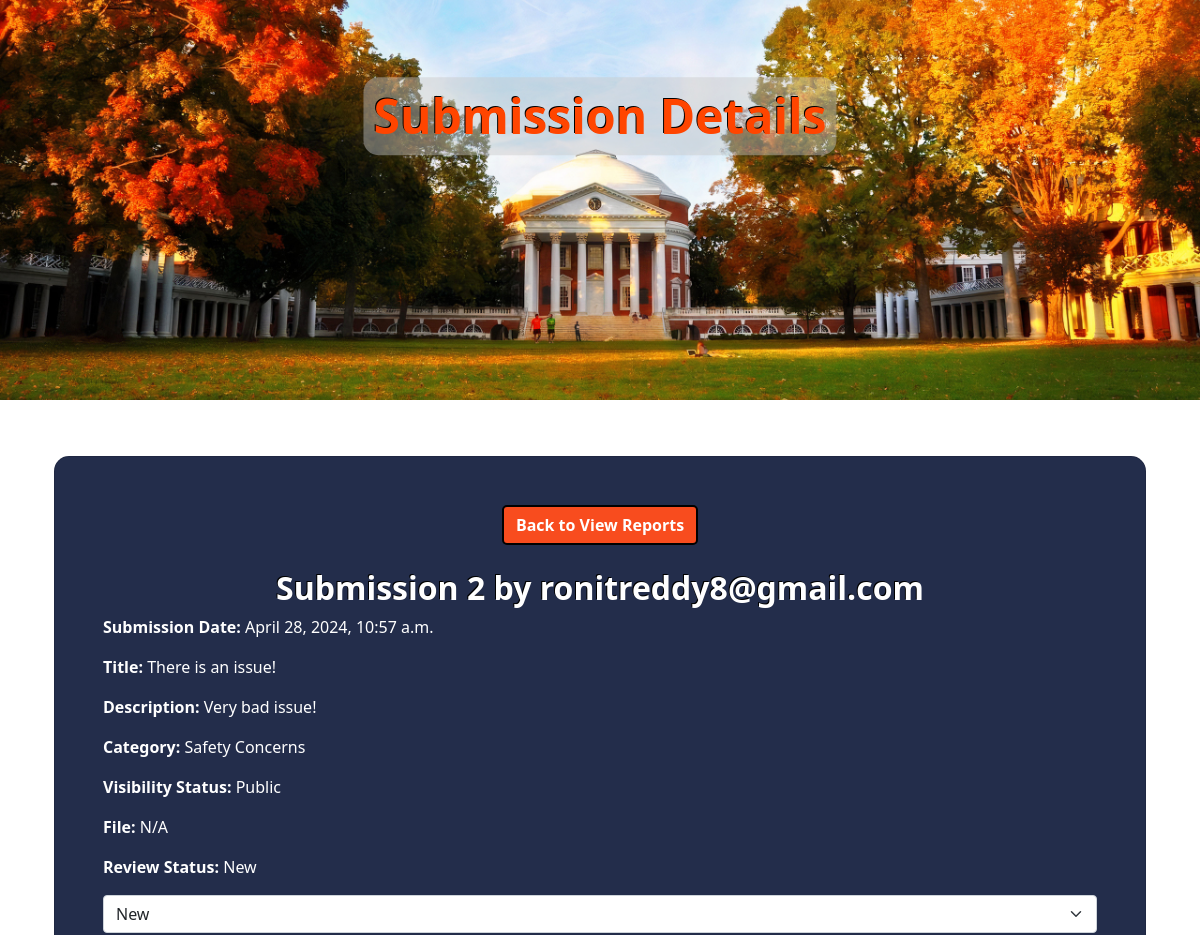
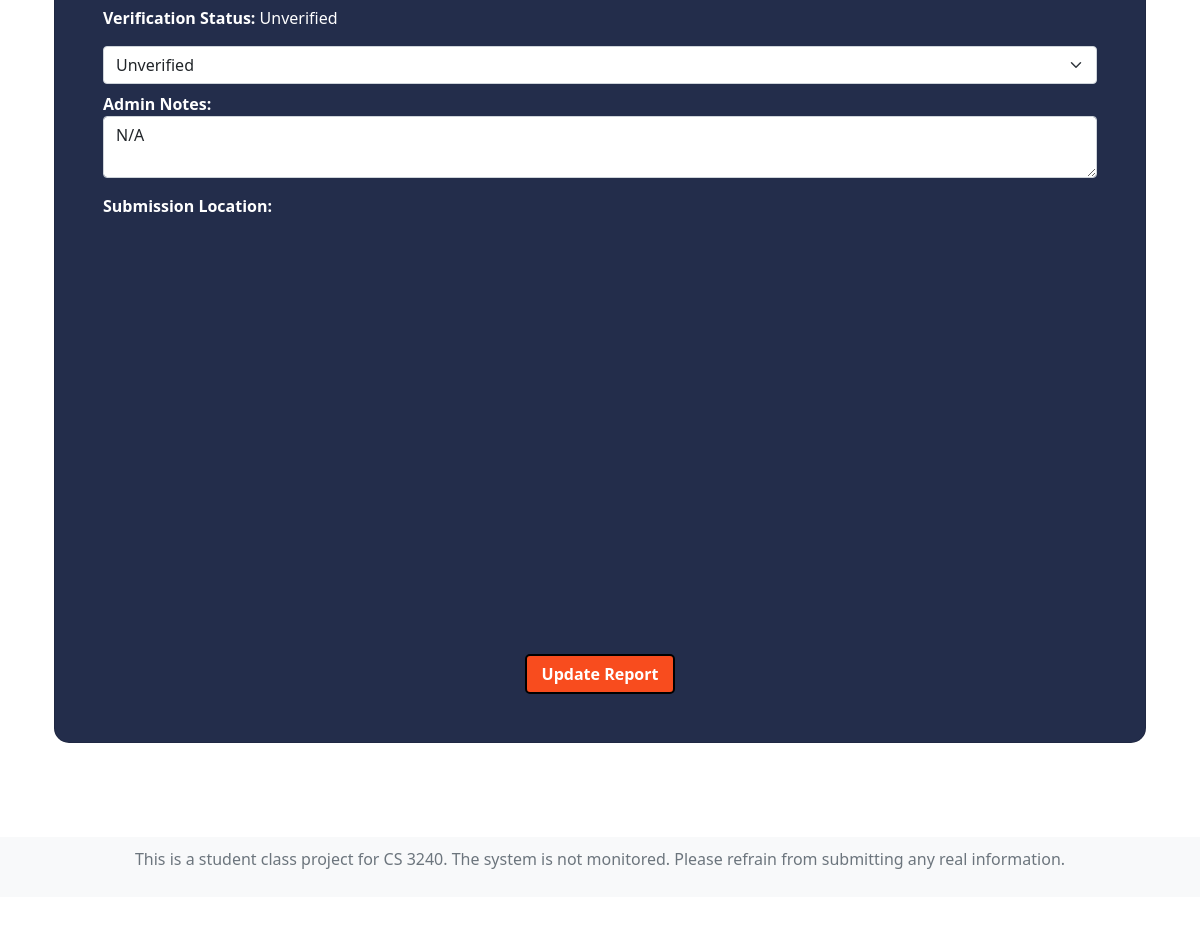
Screenshot of /nbhood_watch/submission-info/2/ (signed in) with the database file from the repository (2 pictures, top to bottom).
### nbhood_watch/models.py (models this page shows, shortened)
class Submission(models.Model):
    submission_user = models.ForeignKey(verbose_name='Submission User', to='User',
                                        on_delete=models.CASCADE, null=True, blank=True)
    submission_date = models.DateTimeField("Report Date:", auto_now_add=True)
    submission_title = models.TextField(max_length=300, null=True, blank=True, help_text="*required")
    submission_description = models.TextField(max_length=1000, null=True, blank=True, help_text="*required")
    latitude = models.FloatField(null=True, blank=True)
    longitude = models.FloatField(null=True, blank=True)
    submission_file = models.FileField(upload_to=submission_file_path, null=True, blank=True)
    STATUS_CHOICES = [
        ('New', 'New'),
        ('In Progress', 'In Progress'),
        ('Reviewed', 'Reviewed'),
    ]
    submission_status = models.CharField(max_length=20, choices=STATUS_CHOICES, default='New')
    submission_response = models.TextField(null=True, blank=True)
    CATEGORY_CHOICES = [
        ('Safety Concerns', 'Safety Concerns'),
        ('Environmental Issues', 'Environmental Issues'),
        ('Public Disturbances', 'Public Disturbances'),
        ('Illegal Activities', 'Illegal Activities'),
        ('Maintenance Issues', 'Maintenance Issues'),
        ('Lost/Found Items', 'Lost/Found Items'),
        ('Other', 'Other'),
    ]
    submission_category = models.CharField(max_length=20, choices=CATEGORY_CHOICES, default='Safety Concerns')
    VISIBILITY_CHOICES = [
        ('Public', 'Public'),
        ('Only to Admin', 'Only to Admin'),
    ]
    submission_visibility = models.CharField(max_length=20, choices=VISIBILITY_CHOICES, default='Public')
    VERIFICATION_CHOICES = [
        ('Verified', 'Verified'),
        ('Unverified', 'Unverified'),
        ('False Information', 'False Information'),
    ]
    submission_verification = models.CharField(max_length=20, choices=VERIFICATION_CHOICES, default='Unverified')
    submission_admin_notes = models.TextField(null=True, blank=True, default='N/A')

class User(models.Model):
    first_name = models.CharField(max_length=100, null=True, blank=True, default='Anon')
    last_name = models.CharField(max_length=100, null=True, blank=True, default='Anon')
    email = models.EmailField(null=False, blank=False, default="<ANON@gmail.com>")
    last_login = models.DateTimeField(null=True, blank=True)

### nbhood_watch/views/report_views.py (the view)
# urls.py: path('submission-info/<int:submission_id>/', submission_info, name='submission_info'),
@login_required
def submission_info(request, submission_id):
    submission = get_object_or_404(Submission, pk=submission_id)
    is_admin = login_views.isSiteAdmin(request.user)
    return render(request, 'nbhood_watch/submission_info.html',
                  {'submission': submission, 'is_admin': is_admin, 'google_maps_api_key': settings.GOOGLE_MAPS_API_KEY})

### nbhood_watch/views/login_views.py (called while the page is built)
def isSiteAdmin(user):
    django_admin = user.is_superuser and user.is_staff
    if user.has_perm('nbhood_watch.view_submission') and not django_admin:
        return True

### nbhood_watch/templates/nbhood_watch/submission_info.html (shortened to what this page needs)
{% extends 'nbhood_watch/base.html' %}
{% load static %}
{% block image %}
<div class="main-image">
    <img src="{% static 'nbhood_watch/images/lawnfall_enhanced.jpg' %}" alt="Main Image">
    <div class="overlay" style="position: absolute; top: 30%; left: 50%; transform: translate(-50%, -50%); text-align: center; text-shadow: 1px 1px 0 #fff;">
        <h3 class="text-center header-title" style="font-size: 48px; color: orangered; background-color: rgba(200, 200, 200, 0.45); padding: 10px; border-radius: 15px;">Submission Details</h3>
    </div>
</div>
{% endblock image %}
{% block content %}
<div class="d-flex justify-content-center gap-2">
      <a href="{% url 'nbhood_watch:view_reports' %}" class="btn small-orange-btn wide-btn">Back to View Reports</a>
</div>
<div class="overlay" style="color: white">
    <br>
    <h4 class="text-center header-title" style="color: white;">Submission {{ submission.id }} by {{ submission.submission_user.email|default:"N/A" }}</h4>
    <p><strong>Submission Date:</strong> {{ submission.submission_date }}</p>
    <p><strong>Title:</strong> {{ submission.submission_title }}</p>
    <p><strong>Description:</strong> {{ submission.submission_description }}</p>
    <p><strong>Category:</strong> {{ submission.submission_category}}</p>
    <p><strong>Visibility Status:</strong> {{ submission.submission_visibility}}</p>
    {% if submission.files.all %}
        <p><strong>File:</strong></p>
        <ul>
            {% for file in submission.files.all %}
                <li><a href="{{ file.file.url }}" title="{{ file.file.name }}">{{ file.file.name }}</a></li>
            {% endfor %}
        </ul>
    {% else %}
        <p><strong>File:</strong> N/A</p>
    {% endif %}
    <td style="word-wrap: break-word;">
        <form action="{% url 'nbhood_watch:update_submission_status_on_view_details' %}" method="post">
            <p><strong>Review Status:</strong> {{ submission.get_submission_status_display }}</p>
            <select name="status" class="form-select mb-2">
                <option value="New" {% if submission.submission_status == 'New' %}selected{% endif %}>New</option>
            </select>
            <p><strong>Verification Status:</strong> {{ submission.submission_verification }}</p>
            <select name="verification" class="form-select mb-2">
                <option value="Unverified" {% if submission.submission_verification == 'Unverified' %}selected{% endif %}>Unverified</option>
            </select>
            <p><strong>Admin Notes:</strong>
            <textarea name="admin_notes" class="form-control mb-2" placeholder="Enter Admin Notes">{{ submission.submission_admin_notes }}</textarea>
            {% if submission.latitude and submission.longitude %}
                <p><strong>Submission Location:</strong></p>
                <div id="map" style="width: 100%; height: 400px;"></div>
            {% else %}
                <p><strong>Submission Location:</strong> N/A</p>
            {% endif %}
            <div class="d-flex justify-content-center submit-button-container">
                <input class="btn small-orange-btn" type="submit" value="Update Report">
            </div>
        </form>
    </td>
</div>
{% endblock content %}

### nbhood_watch/templates/nbhood_watch/base.html (shortened to what this page needs)
<!DOCTYPE html>
{% load static %}
{% load bootstrap5 %}
{% bootstrap_css %}
<html lang="en">
  <head>
    <link href="https://cdn.jsdelivr.net/npm/bootstrap@5.1.3/dist/css/bootstrap.min.css" rel="stylesheet">
    <link rel="stylesheet" href="{% static 'nbhood_watch/index.css' %}" />
    <link rel="stylesheet" href="{% static 'nbhood_watch/info.css' %}" />
  </head>
  {% block image %}
  {% endblock %}
  <body>
    <div class="container">
      <div class="row">
        <div class="col">
          <h1 class="text-white text-center">{% block title %}{% endblock %}</h1>
          <div class="card p-5">
            {% block content %}
            {% endblock %}
          </div>
        </div>
      </div>
    </div>
  </body>
  <footer class="footer mt-4 mb-4">
        <div class="container text-center">
          <span class="text-muted"> This is a student class project for CS 3240. The system is not monitored. Please refrain from submitting any real information. </span>
        </div>
  </footer>
</html>

### nbhood_watch/static/nbhood_watch/index.css (style rules this page uses)
body { display: flex; flex-direction: column; min-height: 100vh; }
.header-title { color: #232D4B; font-size: 32px; font-weight: bold; text-shadow: -1px -1px 0 #000; }
.container { overflow-y: auto; padding-bottom: 70px; flex-grow: 1; }
.card { width: 100%; background-color: #232D4B; border-radius: 15px; }
.footer { bottom: 0; width: 100%; height: 60px; background-color: #f8f9fa; padding: 10px 0; }
.main-image { position: relative; width: 100%; height: 50vh; overflow: hidden; }
.main-image img { width: 100%; height: 100%; object-fit: cover; object-position: center 65%; }
.small-orange-btn { width: 150px; height: 40px; border-radius: 5px; font-size: 16px; display: flex; justify-content: center; align-items: center; border: 2px solid black; background-color: #F84C1E; font-family: 'Segoe UI', sans-serif; font-weight: bold; color: white; }
.wide-btn { width: auto; min-width: 180px; }
.submit-button-container { padding-top: 20px; }

### rows the page displays
Submission: id "2", submission_user.email "ronitreddy8@gmail.com", submission_date "April 28, 2024, 10:57 a.m.", submission_title "There is an issue!", submission_description "Very bad issue!", submission_category "Safety Concerns", submission_visibility "Public", submission_status "New", status "New", submission_verification "Unverified", verification "Unverified", admin_notes "N/A"
